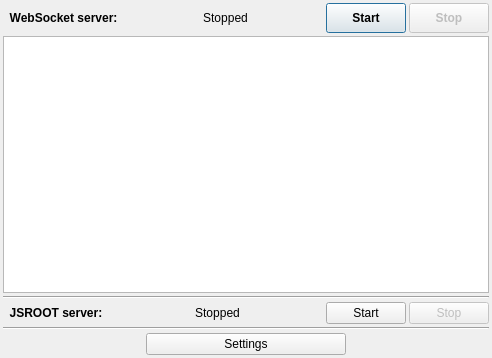
<?xml version="1.0" encoding="UTF-8"?>
<ui version="4.0">
 <class>AWebSocketServerDialog</class>
 <widget class="QDialog" name="AWebSocketServerDialog">
  <property name="geometry">
   <rect>
    <x>0</x>
    <y>0</y>
    <width>492</width>
    <height>358</height>
   </rect>
  </property>
  <property name="windowTitle">
   <string>Dialog</string>
  </property>
  <layout class="QVBoxLayout" name="verticalLayout">
   <property name="spacing">
    <number>3</number>
   </property>
   <property name="leftMargin">
    <number>3</number>
   </property>
   <property name="topMargin">
    <number>3</number>
   </property>
   <property name="rightMargin">
    <number>3</number>
   </property>
   <property name="bottomMargin">
    <number>3</number>
   </property>
   <item>
    <layout class="QHBoxLayout" name="horizontalLayout">
     <item>
      <widget class="QLabel" name="label">
       <property name="font">
        <font>
         <weight>75</weight>
         <bold>true</bold>
        </font>
       </property>
       <property name="text">
        <string>  WebSocket server:  </string>
       </property>
      </widget>
     </item>
     <item>
      <spacer name="horizontalSpacer_3">
       <property name="orientation">
        <enum>Qt::Horizontal</enum>
       </property>
       <property name="sizeHint" stdset="0">
        <size>
         <width>40</width>
         <height>20</height>
        </size>
       </property>
      </spacer>
     </item>
     <item>
      <widget class="QLabel" name="labWS">
       <property name="sizePolicy">
        <sizepolicy hsizetype="Minimum" vsizetype="Preferred">
         <horstretch>0</horstretch>
         <verstretch>0</verstretch>
        </sizepolicy>
       </property>
       <property name="text">
        <string>Stopped</string>
       </property>
       <property name="alignment">
        <set>Qt::AlignCenter</set>
       </property>
      </widget>
     </item>
     <item>
      <spacer name="horizontalSpacer_4">
       <property name="orientation">
        <enum>Qt::Horizontal</enum>
       </property>
       <property name="sizeHint" stdset="0">
        <size>
         <width>40</width>
         <height>20</height>
        </size>
       </property>
      </spacer>
     </item>
     <item>
      <widget class="QPushButton" name="pbStartWS">
       <property name="sizePolicy">
        <sizepolicy hsizetype="Preferred" vsizetype="Fixed">
         <horstretch>0</horstretch>
         <verstretch>0</verstretch>
        </sizepolicy>
       </property>
       <property name="minimumSize">
        <size>
         <width>0</width>
         <height>30</height>
        </size>
       </property>
       <property name="font">
        <font>
         <weight>75</weight>
         <bold>true</bold>
        </font>
       </property>
       <property name="text">
        <string>Start</string>
       </property>
      </widget>
     </item>
     <item>
      <widget class="QPushButton" name="pbStopWS">
       <property name="enabled">
        <bool>false</bool>
       </property>
       <property name="sizePolicy">
        <sizepolicy hsizetype="Preferred" vsizetype="Fixed">
         <horstretch>0</horstretch>
         <verstretch>0</verstretch>
        </sizepolicy>
       </property>
       <property name="minimumSize">
        <size>
         <width>0</width>
         <height>30</height>
        </size>
       </property>
       <property name="font">
        <font>
         <weight>75</weight>
         <bold>true</bold>
        </font>
       </property>
       <property name="text">
        <string>Stop</string>
       </property>
      </widget>
     </item>
    </layout>
   </item>
   <item>
    <widget class="QPlainTextEdit" name="pteWS"/>
   </item>
   <item>
    <widget class="Line" name="line">
     <property name="orientation">
      <enum>Qt::Horizontal</enum>
     </property>
    </widget>
   </item>
   <item>
    <layout class="QHBoxLayout" name="horizontalLayout_2">
     <item>
      <widget class="QLabel" name="label_3">
       <property name="font">
        <font>
         <weight>75</weight>
         <bold>true</bold>
        </font>
       </property>
       <property name="text">
        <string>  JSROOT server:  </string>
       </property>
      </widget>
     </item>
     <item>
      <spacer name="horizontalSpacer_5">
       <property name="orientation">
        <enum>Qt::Horizontal</enum>
       </property>
       <property name="sizeHint" stdset="0">
        <size>
         <width>40</width>
         <height>20</height>
        </size>
       </property>
      </spacer>
     </item>
     <item>
      <widget class="QLabel" name="labJSR">
       <property name="sizePolicy">
        <sizepolicy hsizetype="Minimum" vsizetype="Preferred">
         <horstretch>0</horstretch>
         <verstretch>0</verstretch>
        </sizepolicy>
       </property>
       <property name="text">
        <string>Stopped</string>
       </property>
       <property name="alignment">
        <set>Qt::AlignCenter</set>
       </property>
      </widget>
     </item>
     <item>
      <spacer name="horizontalSpacer_6">
       <property name="orientation">
        <enum>Qt::Horizontal</enum>
       </property>
       <property name="sizeHint" stdset="0">
        <size>
         <width>40</width>
         <height>20</height>
        </size>
       </property>
      </spacer>
     </item>
     <item>
      <widget class="QPushButton" name="pbStartJSR">
       <property name="sizePolicy">
        <sizepolicy hsizetype="Preferred" vsizetype="Fixed">
         <horstretch>0</horstretch>
         <verstretch>0</verstretch>
        </sizepolicy>
       </property>
       <property name="text">
        <string>Start</string>
       </property>
      </widget>
     </item>
     <item>
      <widget class="QPushButton" name="pbStopJSR">
       <property name="enabled">
        <bool>false</bool>
       </property>
       <property name="sizePolicy">
        <sizepolicy hsizetype="Preferred" vsizetype="Fixed">
         <horstretch>0</horstretch>
         <verstretch>0</verstretch>
        </sizepolicy>
       </property>
       <property name="text">
        <string>Stop</string>
       </property>
      </widget>
     </item>
    </layout>
   </item>
   <item>
    <widget class="Line" name="line_2">
     <property name="orientation">
      <enum>Qt::Horizontal</enum>
     </property>
    </widget>
   </item>
   <item>
    <layout class="QHBoxLayout" name="horizontalLayout_3">
     <item>
      <spacer name="horizontalSpacer">
       <property name="orientation">
        <enum>Qt::Horizontal</enum>
       </property>
       <property name="sizeHint" stdset="0">
        <size>
         <width>40</width>
         <height>20</height>
        </size>
       </property>
      </spacer>
     </item>
     <item>
      <widget class="QPushButton" name="pbSettings">
       <property name="minimumSize">
        <size>
         <width>200</width>
         <height>0</height>
        </size>
       </property>
       <property name="text">
        <string>Settings</string>
       </property>
      </widget>
     </item>
     <item>
      <spacer name="horizontalSpacer_2">
       <property name="orientation">
        <enum>Qt::Horizontal</enum>
       </property>
       <property name="sizeHint" stdset="0">
        <size>
         <width>40</width>
         <height>20</height>
        </size>
       </property>
      </spacer>
     </item>
    </layout>
   </item>
  </layout>
 </widget>
 <tabstops>
  <tabstop>pbSettings</tabstop>
  <tabstop>pbStartWS</tabstop>
  <tabstop>pbStopWS</tabstop>
  <tabstop>pbStartJSR</tabstop>
  <tabstop>pbStopJSR</tabstop>
  <tabstop>pteWS</tabstop>
 </tabstops>
 <resources/>
 <connections/>
</ui>
